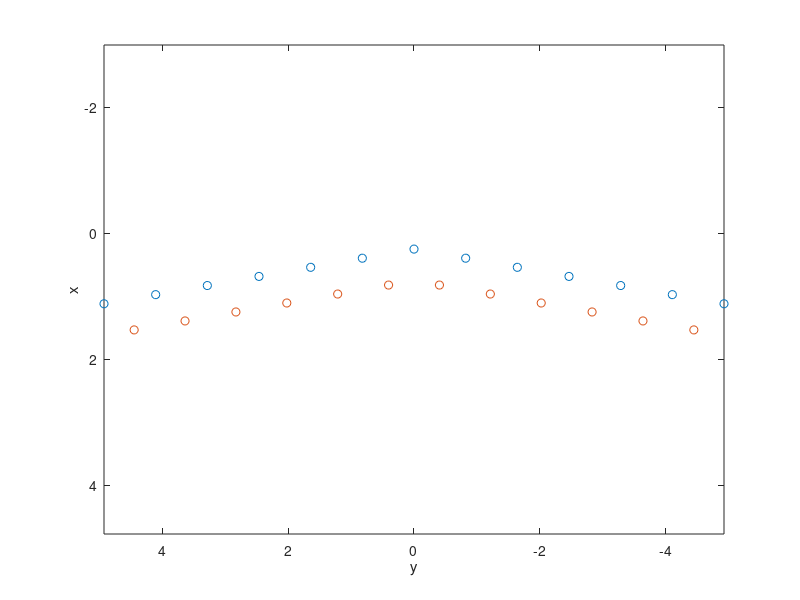

Write the MATLAB code that produced this figure. (Note: this script raises an error after producing the figure.)
% AE 451 AEROELASTICITY
% Modern LLT

clc; clear; close all;

%% Wing Geometry

RA = 10;            % Aspect Ratio
c = 1;              % Chord
b = RA*c;           % Wingspan (rectangular)

L = 10;              % Sweep angle [deg]
Phi = 10;            % Dihedral angle [deg]

N = 12;             % Number of horseshoe vortices, control pts (even #)

nodes = [abs(linspace(-b/2,b/2,N+1).*sind(L))+c/4;      % Horseshoe Nodal Points at c/4
    linspace(-b/2,b/2,N+1).*cosd(L)];

P = [abs(linspace(nodes(2,1) + 0.5*diff(nodes(2,1:2)), nodes(2,end) - 0.5*diff(nodes(2,1:2)),N)).*sind(L) + 0.75*c;         % Control points at 3c/4
    linspace(nodes(2,1) + 0.5*diff(nodes(2,1:2)), nodes(2,end) - 0.5*diff(nodes(2,1:2)),N).*cosd(L)];


figure
plot(nodes(2,:), nodes(1,:),'o')
hold on
plot(P(2,:), P(1,:),'o')
hold off
xlabel('y'); ylabel('x');
set(gca, 'YDir','reverse'); set(gca, 'XDir','reverse')
axis equal

[p25,p75] = geom2grid(b,RA,0.7,L,Phi,linspace(10,-10,floor(N/2)+1));
figure
plot3(p25(:,1),p25(:,2),p25(:,3),'.','MarkerSize',8)
hold on
plot3(p75(:,1),p75(:,2),p75(:,3),'x')
daspect([1 1 1])

%% Induced velocity
